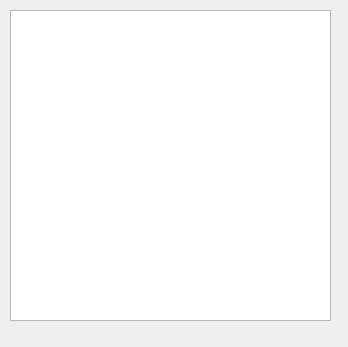
<?xml version="1.0" encoding="UTF-8"?>
<ui version="4.0">
 <class>TeamUp</class>
 <widget class="QDialog" name="TeamUp">
  <property name="geometry">
   <rect>
    <x>0</x>
    <y>0</y>
    <width>348</width>
    <height>347</height>
   </rect>
  </property>
  <property name="windowTitle">
   <string>Dialog</string>
  </property>
  <widget class="QListWidget" name="teamList">
   <property name="geometry">
    <rect>
     <x>10</x>
     <y>10</y>
     <width>321</width>
     <height>311</height>
    </rect>
   </property>
  </widget>
 </widget>
 <resources/>
 <connections/>
</ui>
